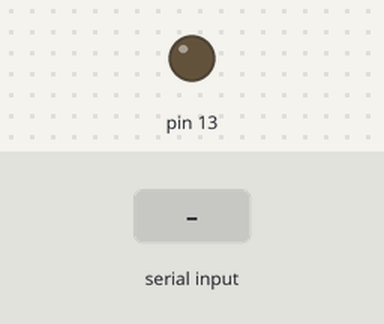
A sketch run on a simulated Arduino Uno, built with avr-gcc and run on an emulated ATmega328P. On the bench: output pins drawn as LEDs (lit = HIGH). The test bench sets the inputs (shaded band). What the sketch prints to the serial monitor is not drawn.

Above: at 1.2 s.
1.3 s: byte 1 (1) received over Serial
At 2.6 s:
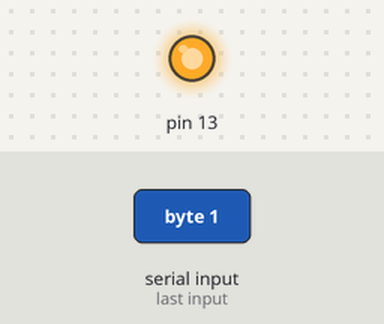
Timing chart, 0 to 4.3 s (numbered marks = the images above; inputs shaded):
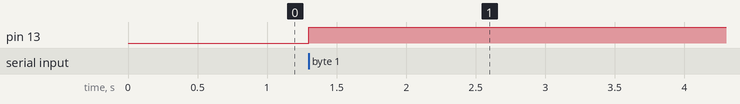

Measured:
- after the input at 1.3 s, pin 13: LOW → HIGH at once

The sketch:

eb_lcdMaster.ino
```cpp
#include <SoftwareSerial\SoftwareSerial.h>

SoftwareSerial BTSerial(0, 1);

void setup()
{
	// Open serial communications and wait for port to open:
	Serial.begin(9600);
	BTSerial.begin(9600);
	while (!Serial) {
		; // wait for serial port to connect. Needed for Leonardo only
	}


	Serial.println("Goodnight moon!");

	pinMode(13, OUTPUT);

	// set the data rate for the SoftwareSerial port
	//mySerial.begin(9600);
	//mySerial.println("Hello, world?");
}

void loop() // run over and over
{
	byte dataV;
	dataV = Serial.read();
	if (dataV == 1)
		digitalWrite(13, HIGH);
	if (dataV == 2)
		digitalWrite(13, LOW);
}
```
